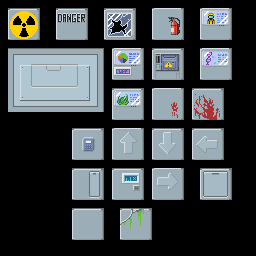

The image is a tile-based game level rendered from a .tmx file. Its description and complete source (layers, tilesets, objects, tile grids) follow:
An orthogonal 32x32 tile map with 8x8 px tiles, 1 tile layer (Camada de Tiles 1).

<map version="1.8" tiledversion="1.8.5" orientation="orthogonal" renderorder="right-down" width="32" height="32" tilewidth="8" tileheight="8" infinite="0" nextlayerid="2" nextobjectid="1">
 <tileset firstgid="1" source="lab tileset finished transparent.tsx" />
 <layer id="1" name="Camada de Tiles 1" width="32" height="32">
  <data encoding="csv">
0,0,0,0,0,0,0,0,0,0,0,0,0,0,0,0,0,0,0,0,0,0,0,0,0,0,0,0,0,0,0,0,
0,7253,7254,7255,7256,0,0,7245,7246,7247,7248,0,0,7213,7214,7215,7216,0,0,7693,7694,7695,7696,0,0,7701,7702,7703,7704,0,0,0,
0,7373,7374,7375,7376,0,0,7365,7366,7367,7368,0,0,7333,7334,7335,7336,0,0,7813,7814,7815,7816,0,0,7821,7822,7823,7824,0,0,0,
0,7493,7494,7495,7496,0,0,7485,7486,7487,7488,0,0,7453,7454,7455,7456,0,0,7933,7934,7935,7936,0,0,7941,7942,7943,7944,0,0,0,
0,7613,7614,7615,7616,0,0,7605,7606,7607,7608,0,0,7573,7574,7575,7576,0,0,8053,8054,8055,8056,0,0,8061,8062,8063,8064,0,0,0,
0,0,0,0,0,0,0,0,0,0,0,0,0,0,0,0,0,0,0,0,0,0,0,0,0,0,0,0,0,0,0,0,
0,7201,7202,7203,7204,7205,7206,7207,7208,7209,7210,7211,7212,0,7697,7698,7699,7700,0,7221,7222,7223,7224,0,0,7705,7706,7707,7708,0,0,0,
0,7321,7322,7323,7324,7325,7326,7327,7328,7329,7330,7331,7332,0,7817,7818,7819,7820,0,7341,7342,7343,7344,0,0,7825,7826,7827,7828,0,0,0,
0,7441,7442,7443,7444,7445,7446,7447,7448,7449,7450,7451,7452,0,7937,7938,7939,7940,0,7461,7462,7463,7464,0,0,7945,7946,7947,7948,0,0,0,
0,7561,7562,7563,7564,7565,7566,7567,7568,7569,7570,7571,7572,0,8057,8058,8059,8060,0,7581,7582,7583,7584,0,0,8065,8066,8067,8068,0,0,0,
0,7681,7682,7683,7684,7685,7686,7687,7688,7689,7690,7691,7692,0,0,0,0,0,0,0,0,0,0,0,0,0,0,0,0,0,0,0,
0,7801,7802,7803,7804,7805,7806,7807,7808,7809,7810,7811,7812,0,7225,7226,7227,7228,0,7709,7710,7711,7712,0,7729,7730,7731,7732,0,0,0,0,
0,7921,7922,7923,7924,7925,7926,7927,7928,7929,7930,7931,7932,0,7345,7346,7347,7348,0,7829,7830,7831,7832,0,7849,7850,7851,7852,0,0,0,0,
0,8041,8042,8043,8044,8045,8046,8047,8048,8049,8050,8051,8052,0,7465,7466,7467,7468,0,7949,7950,7951,7952,0,7969,7970,7971,7972,0,0,0,0,
0,0,0,0,0,0,0,0,0,0,0,0,0,0,7585,7586,7587,7588,0,8069,8070,8071,8072,0,8089,8090,8091,8092,0,0,0,0,
0,0,0,0,0,0,0,0,0,0,0,0,0,0,0,0,0,0,0,0,0,0,0,0,0,0,0,0,0,0,0,0,
0,0,0,0,0,0,0,0,0,7233,7234,7235,7236,0,7721,7722,7723,7724,0,7241,7242,7243,7244,0,7237,7238,7239,7240,0,0,0,0,
0,0,0,0,0,0,0,0,0,7353,7354,7355,7356,0,7841,7842,7843,7844,0,7361,7362,7363,7364,0,7357,7358,7359,7360,0,0,0,0,
0,0,0,0,0,0,0,0,0,7473,7474,7475,7476,0,7961,7962,7963,7964,0,7481,7482,7483,7484,0,7477,7478,7479,7480,0,0,0,0,
0,0,0,0,0,0,0,0,0,7593,7594,7595,7596,0,8081,8082,8083,8084,0,7601,7602,7603,7604,0,7597,7598,7599,7600,0,0,0,0,
0,0,0,0,0,0,0,0,0,0,0,0,0,0,0,0,0,0,0,0,0,0,0,0,0,0,0,0,0,0,0,0,
0,0,0,0,0,0,0,0,0,7733,7734,7735,7736,0,7249,7250,7251,7252,0,7717,7718,7719,7720,0,0,7713,7714,7715,7716,0,0,0,
0,0,0,0,0,0,0,0,0,7853,7854,7855,7856,0,7369,7370,7371,7372,0,7837,7838,7839,7840,0,0,7833,7834,7835,7836,0,0,0,
0,0,0,0,0,0,0,0,0,7973,7974,7975,7976,0,7489,7490,7491,7492,0,7957,7958,7959,7960,0,0,7953,7954,7955,7956,0,0,0,
0,0,0,0,0,0,0,0,0,8093,8094,8095,8096,0,7609,7610,7611,7612,0,8077,8078,8079,8080,0,0,8073,8074,8075,8076,0,0,0,
0,0,0,0,0,0,0,0,0,0,0,0,0,0,0,0,0,0,0,0,0,0,0,0,0,0,0,0,0,0,0,0,
0,0,0,0,0,0,0,0,0,7261,7262,7263,7264,0,0,7217,7218,7219,7220,0,0,0,0,0,0,0,0,0,0,0,0,0,
0,0,0,0,0,0,0,0,0,7381,7382,7383,7384,0,0,7337,7338,7339,7340,0,0,0,0,0,0,0,0,0,0,0,0,0,
0,0,0,0,0,0,0,0,0,7501,7502,7503,7504,0,0,7457,7458,7459,7460,0,0,0,0,0,0,0,0,0,0,0,0,0,
0,0,0,0,0,0,0,0,0,7621,7622,7623,7624,0,0,7577,7578,7579,7580,0,0,0,0,0,0,0,0,0,0,0,0,0,
0,0,0,0,0,0,0,0,0,0,0,0,0,0,0,0,0,0,0,0,0,0,0,0,0,0,0,0,0,0,0,0,
0,0,0,0,0,0,0,0,0,0,0,0,0,0,0,0,0,0,0,0,0,0,0,0,0,0,0,0,0,0,0,0
</data>
 </layer>
</map>
